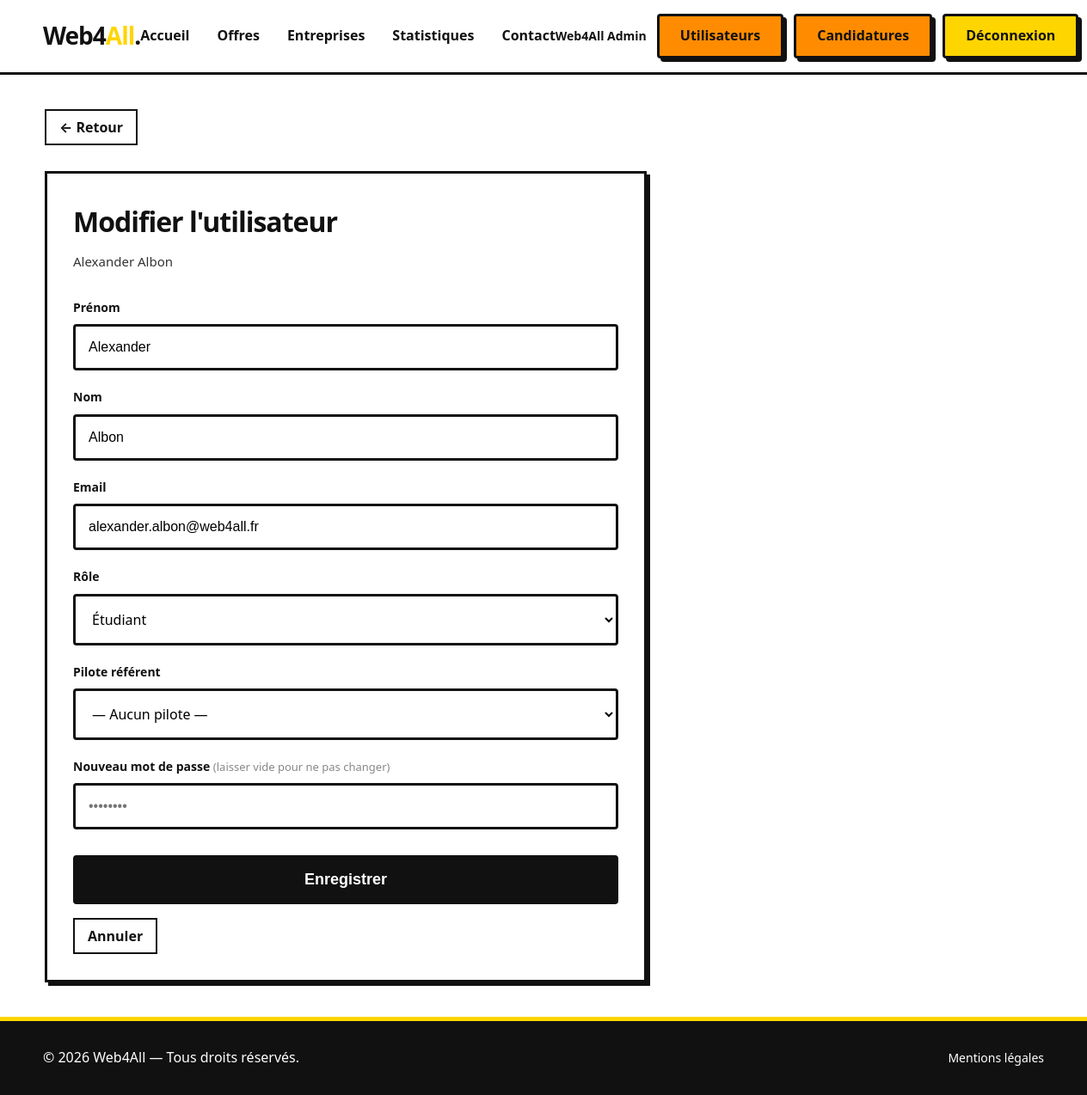
Page /utilisateurs/30/modifier (signed in) on the earlier database version.
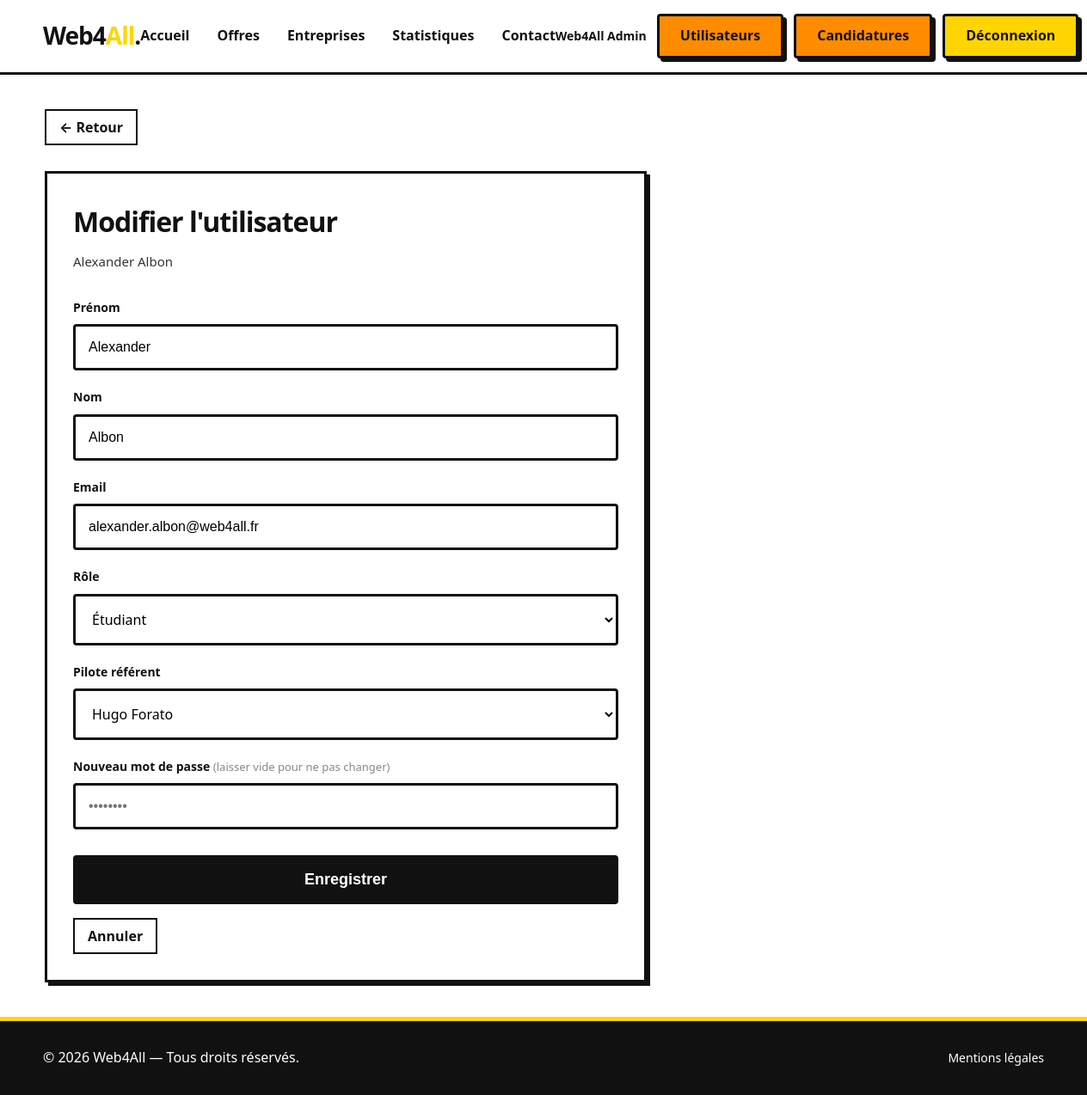
Same page on the later database version.
### tables this page shows
CREATE TABLE users (
    id INT AUTO_INCREMENT PRIMARY KEY,
    nom VARCHAR(100),
    prenom VARCHAR(100),
    email VARCHAR(255) UNIQUE,
    password VARCHAR(255),
    role ENUM('admin','pilote','etudiant'),
    id_pilote INT NULL,
    FOREIGN KEY (id_pilote) REFERENCES users(id)
);

### app/controllers/usercontroller.php (called while the page is built, shortened)
<?php
class UserController
{
    private User $userModel;
    public function __construct()
    {
        $this->userModel = new User();
    }
    public function edit(int $id): void {
        $user = $this->userModel->findById($id);
        $pilotes = $this->userModel->findByRole('pilote');
        require __DIR__ . '/../views/users/edit.php';
    }
}

### config/database.php (called while the page is built)
<?php
class Database
{
    private static ?Database $instance = null;
    private PDO $connection;
    private function __construct()
    {
        $this->connection = new PDO(
            'mysql:host=localhost;dbname=projet_web;charset=utf8',
            'web4all',
            'Web4All2026!',
            [PDO::ATTR_ERRMODE => PDO::ERRMODE_EXCEPTION]
        );
    }
    public static function getInstance(): Database
    {
        if (self::$instance === null) {
            self::$instance = new Database();
        }
        return self::$instance;
    }
    public function getConnection(): PDO
    {
        return $this->connection;
    }
}

### app/models/user.php (called while the page is built, shortened)
<?php
require_once __DIR__ . '/../../config/database.php';
class User
{
    private PDO $db;
    public function __construct()
    {
        $this->db = Database::getInstance()->getConnection();
    }
    public function findById(int $id): ?array {
        $stmt = $this->db->prepare(
            "SELECT " . self::SAFE_COLUMNS . " FROM users u WHERE u.id = :id LIMIT 1"
        );
        $stmt->execute([':id' => $id]);
        return $stmt->fetch(PDO::FETCH_ASSOC) ?: null;
    }
    public function findByRole(string $role): array
    {
        $stmt = $this->db->prepare(
            "SELECT " . self::SAFE_COLUMNS . " FROM users u WHERE u.role = :role ORDER BY u.nom, u.prenom"
        );
        $stmt->execute([':role' => $role]);
        return $stmt->fetchAll(PDO::FETCH_ASSOC);
    }
}

### app/views/users/edit.php (the view, shortened to what this page needs)
<?php
require __DIR__ . '/../layout/header.php';
?>
<main class="page-container">
    <div class="create-form-wrapper">
        <a href="/utilisateurs" class="btn-secondary" style="display:inline-block; margin-bottom:30px;">← Retour</a>
        <div class="detail-section">
            <h1 style="margin-bottom:8px;">Modifier l'utilisateur</h1>
            <p class="td-muted" style="margin-bottom:30px;">
                <?= htmlspecialchars($user['prenom'] . ' ' . $user['nom'], ENT_QUOTES, 'UTF-8') ?>
            </p>
            <form method="POST" action="/utilisateurs/<?= (int)$user['id'] ?>/modifier">
                <div class="input-group">
                    <label for="prenom">Prénom</label>
                    <input type="text" id="prenom" name="prenom" required
                           value="<?= htmlspecialchars($user['prenom'], ENT_QUOTES, 'UTF-8') ?>">
                </div>
                <div class="input-group">
                    <label for="nom">Nom</label>
                    <input type="text" id="nom" name="nom" required
                           value="<?= htmlspecialchars($user['nom'], ENT_QUOTES, 'UTF-8') ?>">
                </div>
                <div class="input-group">
                    <label for="email">Email</label>
                    <input type="email" id="email" name="email" required
                           value="<?= htmlspecialchars($user['email'], ENT_QUOTES, 'UTF-8') ?>">
                </div>
                <div class="input-group">
                    <label for="role">Rôle</label>
                    <select id="role" name="role" class="input-select" onchange="togglePilote(this.value)">
                        <option value="etudiant" <?= $user['role'] === 'etudiant' ? 'selected' : '' ?>>Étudiant</option>
                    </select>
                </div>
                <div class="input-group" id="pilote-group"
                     style="<?= $user['role'] !== 'etudiant' ? 'display:none;' : '' ?>">
                    <label for="id_pilote">Pilote référent</label>
                    <select id="id_pilote" name="id_pilote" class="input-select">
                        <option value="">— Aucun pilote —</option>
                        <?php foreach ($pilotes as $p): ?>
                            <option value="<?= (int)$p['id'] ?>"
                                <?= (int)($user['id_pilote'] ?? 0) === (int)$p['id'] ? 'selected' : '' ?>>
                                <?= htmlspecialchars($p['prenom'] . ' ' . $p['nom'], ENT_QUOTES, 'UTF-8') ?>
                            </option>
                        <?php endforeach; ?>
                    </select>
                </div>
                <div class="input-group">
                    <label for="password">
                        Nouveau mot de passe
                        <span class="label-hint">(laisser vide pour ne pas changer)</span>
                    </label>
                    <input type="password" id="password" name="password"
                           placeholder="••••••••" minlength="8">
                </div>
                <div class="form-actions">
                    <button type="submit" class="btn-submit">Enregistrer</button>
                    <a href="/utilisateurs" class="btn-secondary">Annuler</a>
                </div>
            </form>
        </div>
    </div>
</main>
<?php require __DIR__ . '/../layout/footer.php'; ?>

### public/index.php (shortened to what this page needs)
<?php
spl_autoload_register(function ($class) {
    $paths = ['app/controllers/', 'app/models/', 'config/'];
    foreach ($paths as $path) {
        $file = __DIR__ . '/../' . $path . strtolower($class) . '.php';
        if (file_exists($file)) {
            return;
        }
    }
});
class Router
{
    private array $routes = [];
    public function get(string $path, string $callback): void
    {
        $this->routes['GET'][$path] = $callback;
    }
    public function post(string $path, string $callback): void
    {
        $this->routes['POST'][$path] = $callback;
    }
    public function run(): void
    {
        $method = $_SERVER['REQUEST_METHOD'];
        $path   = parse_url($_SERVER['REQUEST_URI'], PHP_URL_PATH);
        foreach ($this->routes[$method] as $routePath => $callback) {
            $regex = "@^" . preg_replace('/\{[a-zA-Z0-9]+\}/', '([a-zA-Z0-9]+)', $routePath) . "$@";
            if (preg_match($regex, $path, $matches)) {
                array_shift($matches);
                $matches = array_map(fn($m) => is_numeric($m) ? (int)$m : $m, $matches);
                [$controllerName, $methodName] = explode('@', $callback);
                $controller = new $controllerName();
                call_user_func_array([$controller, $methodName], $matches);
                return;
            }
        }
    }
}
$router = new Router();
$router->get('/', 'HomeController@index');
$router->get('/api/offres/autocomplete-titre', 'OffreController@autocompleteTitre');
$router->get('/api/offres/autocomplete-ville', 'OffreController@autocompleteVille');
$router->get('/offres',                      'OffreController@index');
$router->get('/offres/creer',                'OffreController@create');
$router->post('/offres/creer',               'OffreController@create');
$router->get('/offres/{id}',                 'OffreController@show');
$router->get('/offres/{id}/modifier',        'OffreController@edit');
$router->post('/offres/{id}/modifier',       'OffreController@edit');
$router->post('/offres/{id}/supprimer',      'OffreController@delete');
$router->get('/offres/{id}/postuler',        'CandidatureController@form');
$router->post('/offres/{id}/postuler',       'CandidatureController@postuler');
$router->get('/api/entreprises/autocomplete',  'EntrepriseController@autocomplete');
$router->get('/api/entreprises/autocomplete-ville', 'EntrepriseController@autocompleteVille');
$router->get('/entreprises',                 'EntrepriseController@index');
$router->get('/entreprises/creer',           'EntrepriseController@create');
$router->post('/entreprises/creer',          'EntrepriseController@create');
$router->get('/entreprises/{id}',            'EntrepriseController@show');
$router->get('/entreprises/{id}/modifier',   'EntrepriseController@edit');
$router->post('/entreprises/{id}/modifier',  'EntrepriseController@edit');
$router->post('/entreprises/{id}/supprimer', 'EntrepriseController@delete');
$router->post('/entreprises/{id}/evaluer',   'EntrepriseController@evaluer');
$router->get('/candidatures',                'CandidatureController@index');
$router->post('/candidatures/{id}/supprimer', 'CandidatureController@supprimer');
$router->get('/wishlist',                    'WishlistController@index');
$router->post('/wishlist/toggle',            'WishlistController@toggle');
$router->get('/login',                       'AuthController@loginForm');
$router->post('/login',                      'AuthController@login');
$router->get('/logout',                      'AuthController@logout');
$router->get('/register',                    'RegisterController@registerForm');
$router->post('/register',                   'RegisterController@register');
$router->get('/utilisateurs',                'UserController@index');
$router->get('/utilisateurs/{id}/modifier',  'UserController@edit');
$router->post('/utilisateurs/{id}/modifier', 'UserController@edit');
$router->post('/utilisateurs/{id}/supprimer','UserController@delete');
$router->get('/statistiques',                'StatistiquesController@index');
$router->get('/contact',                     'ContactController@index');
$router->post('/contact',                    'ContactController@index');
$router->get('/mentions-legales',            'MentionsController@index');
$router->run();

### app/views/layout/header.php (shortened to what this page needs)
<!DOCTYPE html>
<html lang="fr">
<head>
    <link rel="stylesheet" href="/css/style.css">
</head>
<body>
    <header class="navbar">
        <div class="logo">
            <a href="/" class="logo-link">
                <h2>Web4<span class="highlight">All</span>.</h2>
            </a>
        </div>
        <nav class="nav-links" id="nav-links" aria-label="Navigation principale">
            <ul>
                <li><a href="/">Accueil</a></li>
                <li><a href="/offres">Offres</a></li>
                <li><a href="/entreprises">Entreprises</a></li>
                <li><a href="/statistiques">Statistiques</a></li>
                <li><a href="/contact">Contact</a></li>
            </ul>
        </nav>
        <div class="nav-actions">
            <?php if (isset($_SESSION['user_id'])): ?>
                <span class="nav-username">
                    <?= htmlspecialchars($_SESSION['prenom'] . ' ' . $_SESSION['nom']) ?>
                </span>
                <?php if (($_SESSION['role'] ?? '') === 'admin'): ?>
                    <a href="/utilisateurs" class="btn-orange">Utilisateurs</a>
                    <a href="/candidatures" class="btn-orange">Candidatures</a>
                <?php endif; ?>
                    <a href="/logout" class="btn-primary">Déconnexion</a>
                <?php else: ?>
                    <a href="/register" class="btn-orange">S'inscrire</a>
                    <a href="/login" class="btn-primary">Connexion</a>
            <?php endif; ?>
        </div>
    </header>

### app/views/layout/footer.php (shortened to what this page needs)
    <footer class="main-footer">
        <div class="footer-content">
            <p>&copy; 2026 Web4All — Tous droits réservés.</p>
            <div class="footer-links">
                <a href="/mentions-legales">Mentions légales</a>
            </div>
        </div>
    </footer>
</body>
</html>

### public/css/style.css (style rules this page uses)
:root { --bg-blanc: #FFFFFF; --texte-noir: #111111; --accent-jaune: #FFD500; --gris-tres-clair: #F3F4F6; --accent-orange: #FF8C00; }
* { margin: 0; padding: 0; box-sizing: border-box; }
body { font-family: system-ui, -apple-system, BlinkMacSystemFont, 'Segoe UI', Roboto, sans-serif; background-color: var(--bg-blanc); color: var(--texte-noir); line-height: 1.6; }
h1, h2, h3 { font-weight: 800; letter-spacing: -1px; }
.navbar { display: flex; justify-content: space-between; align-items: center; padding: 16px 50px; background-color: var(--bg-blanc); border-bottom: 3px solid var(--texte-noir); position: sticky; top: 0; z-index: 1000; }
.logo-link { text-decoration: none; color: inherit; }
.logo h2 { font-size: 28px; color: var(--texte-noir); }
.logo .highlight { color: var(--accent-jaune); }
.nav-links ul { display: flex; list-style: none; gap: 32px; }
.nav-links a { text-decoration: none; color: var(--texte-noir); font-weight: 600; font-size: 16px; transition: color 0.2s ease; }
.nav-actions { display: flex; align-items: center; gap: 12px; }
.nav-username { font-weight: 600; font-size: 14px; white-space: nowrap; max-width: 140px; overflow: hidden; text-overflow: ellipsis; }
.btn-primary { background-color: var(--accent-jaune); color: var(--texte-noir); text-decoration: none; padding: 10px 24px; font-weight: 800; border: 3px solid var(--texte-noir); border-radius: 4px; box-shadow: 4px 4px 0px var(--texte-noir); transition: all 0.2s ease; }
.btn-orange { background-color: var(--accent-orange); color: var(--texte-noir); text-decoration: none; padding: 10px 24px; font-weight: 800; border: 3px solid var(--texte-noir); border-radius: 4px; box-shadow: 4px 4px 0px var(--texte-noir); transition: all 0.2s ease; }
.btn-secondary { background-color: transparent; color: var(--texte-noir); text-decoration: none; font-weight: bold; border: 2px solid var(--texte-noir); padding: 8px 15px; transition: background-color 0.2s; display: inline-flex; align-items: center; justify-content: center; font-size: 1rem; font-family: inherit; line-height: normal; cursor: pointer; box-sizing: border-box; }
.btn-submit { width: 100%; background-color: var(--texte-noir); color: var(--bg-blanc); padding: 15px; font-size: 18px; font-weight: bold; border: 3px solid var(--texte-noir); border-radius: 4px; cursor: pointer; margin-top: 10px; transition: all 0.2s ease; }
.input-group { display: flex; flex-direction: column; margin-bottom: 20px; text-align: left; }
.input-group label { font-weight: bold; margin-bottom: 8px; font-size: 14px; }
.input-group input { padding: 15px; font-size: 16px; border: 3px solid var(--texte-noir); border-radius: 4px; outline: none; transition: all 0.2s ease; }
.input-select { padding: 15px; font-size: 16px; font-family: inherit; border: 3px solid var(--texte-noir); border-radius: 4px; outline: none; background-color: var(--bg-blanc); transition: all 0.2s ease; cursor: pointer; }
.label-hint { font-weight: 400; color: #888; font-size: 13px; }
.form-actions { display: flex; gap: 16px; align-items: center; margin-top: 10px; flex-wrap: wrap; }
.main-footer { background-color: var(--texte-noir); color: var(--bg-blanc); padding: 30px 50px; border-top: 5px solid var(--accent-jaune); }
.footer-content { display: flex; justify-content: space-between; align-items: center; }
.footer-links a { color: var(--bg-blanc); text-decoration: none; margin-left: 20px; font-size: 14px; }
.page-container { max-width: 1200px; margin: 0 auto; padding: 40px 20px; }
.detail-section { border: 3px solid var(--texte-noir); padding: 30px; box-shadow: 4px 4px 0 var(--texte-noir); }
.detail-section p { font-size: 15px; line-height: 1.75; color: #333; }
.create-form-wrapper { max-width: 700px; }
.td-muted { color: #555; }

Differences in the rows shown:
changed users "Alexander Albon": id_pilote "— Aucun pilote —" → "Hugo Forato"
